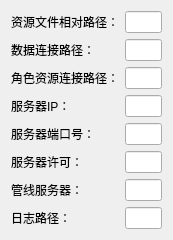
              <widget class="QWidget" name="page_5">
               <property name="geometry">
                <rect>
                 <x>0</x>
                 <y>0</y>
                 <width>173</width>
                 <height>222</height>
                </rect>
               </property>
               <attribute name="label">
                <string>链接</string>
               </attribute>
               <layout class="QVBoxLayout" name="verticalLayout_7">
                <item>
                 <layout class="QGridLayout" name="gridLayout_5">
                  <item row="0" column="0">
                   <widget class="QLabel" name="label_31">
                    <property name="text">
                     <string>资源文件相对路径：</string>
                    </property>
                   </widget>
                  </item>
                  <item row="0" column="1">
                   <widget class="QLineEdit" name="resFolderEdit">
                    <property name="toolTip">
                     <string>res的文件夹相对路径</string>
                    </property>
                    <property name="text">
                     <string/>
                    </property>
                   </widget>
                  </item>
                  <item row="1" column="0">
                   <widget class="QLabel" name="label_32">
                    <property name="text">
                     <string>数据连接路径：</string>
                    </property>
                   </widget>
                  </item>
                  <item row="1" column="1">
                   <widget class="QLineEdit" name="connectionEdit">
                    <property name="toolTip">
                     <string>连接的data.xml路径</string>
                    </property>
                    <property name="text">
                     <string/>
                    </property>
                   </widget>
                  </item>
                  <item row="2" column="0">
                   <widget class="QLabel" name="label_33">
                    <property name="text">
                     <string>角色资源连接路径：</string>
                    </property>
                   </widget>
                  </item>
                  <item row="2" column="1">
                   <widget class="QLineEdit" name="roleResConnectionEdit">
                    <property name="toolTip">
                     <string>角色资源的连接路径</string>
                    </property>
                    <property name="text">
                     <string/>
                    </property>
                   </widget>
                  </item>
                  <item row="3" column="0">
                   <widget class="QLabel" name="label_34">
                    <property name="text">
                     <string>服务器IP：</string>
                    </property>
                   </widget>
                  </item>
                  <item row="3" column="1">
                   <widget class="QLineEdit" name="AIServerEdit">
                    <property name="toolTip">
                     <string>服务器IP</string>
                    </property>
                    <property name="text">
                     <string/>
                    </property>
                   </widget>
                  </item>
                  <item row="4" column="0">
                   <widget class="QLabel" name="label_35">
                    <property name="text">
                     <string>服务器端口号：</string>
                    </property>
                   </widget>
                  </item>
                  <item row="4" column="1">
                   <widget class="QLineEdit" name="AIServerPortEdit">
                    <property name="toolTip">
                     <string>服务器端口号</string>
                    </property>
                    <property name="text">
                     <string/>
                    </property>
                   </widget>
                  </item>
                  <item row="5" column="0">
                   <widget class="QLabel" name="label_36">
                    <property name="text">
                     <string>服务器许可：</string>
                    </property>
                   </widget>
                  </item>
                  <item row="5" column="1">
                   <widget class="QLineEdit" name="licenseServerEdit">
                    <property name="toolTip">
                     <string>服务的license</string>
                    </property>
                    <property name="text">
                     <string/>
                    </property>
                   </widget>
                  </item>
                  <item row="6" column="0">
                   <widget class="QLabel" name="label_37">
                    <property name="text">
                     <string>管线服务器：</string>
                    </property>
                   </widget>
                  </item>
                  <item row="6" column="1">
                   <widget class="QLineEdit" name="pipelineServerEdit">
                    <property name="toolTip">
                     <string>管线服务器</string>
                    </property>
                    <property name="text">
                     <string/>
                    </property>
                   </widget>
                  </item>
                  <item row="7" column="0">
                   <widget class="QLabel" name="label_58">
                    <property name="text">
                     <string>日志路径：</string>
                    </property>
                   </widget>
                  </item>
                  <item row="7" column="1">
                   <widget class="QLineEdit" name="debugLogPathEdit">
                    <property name="toolTip">
                     <string>日志路径</string>
                    </property>
                    <property name="alignment">
                     <set>Qt::AlignLeading|Qt::AlignLeft|Qt::AlignVCenter</set>
                    </property>
                   </widget>
                  </item>
                 </layout>
                </item>
               </layout>
              </widget>
